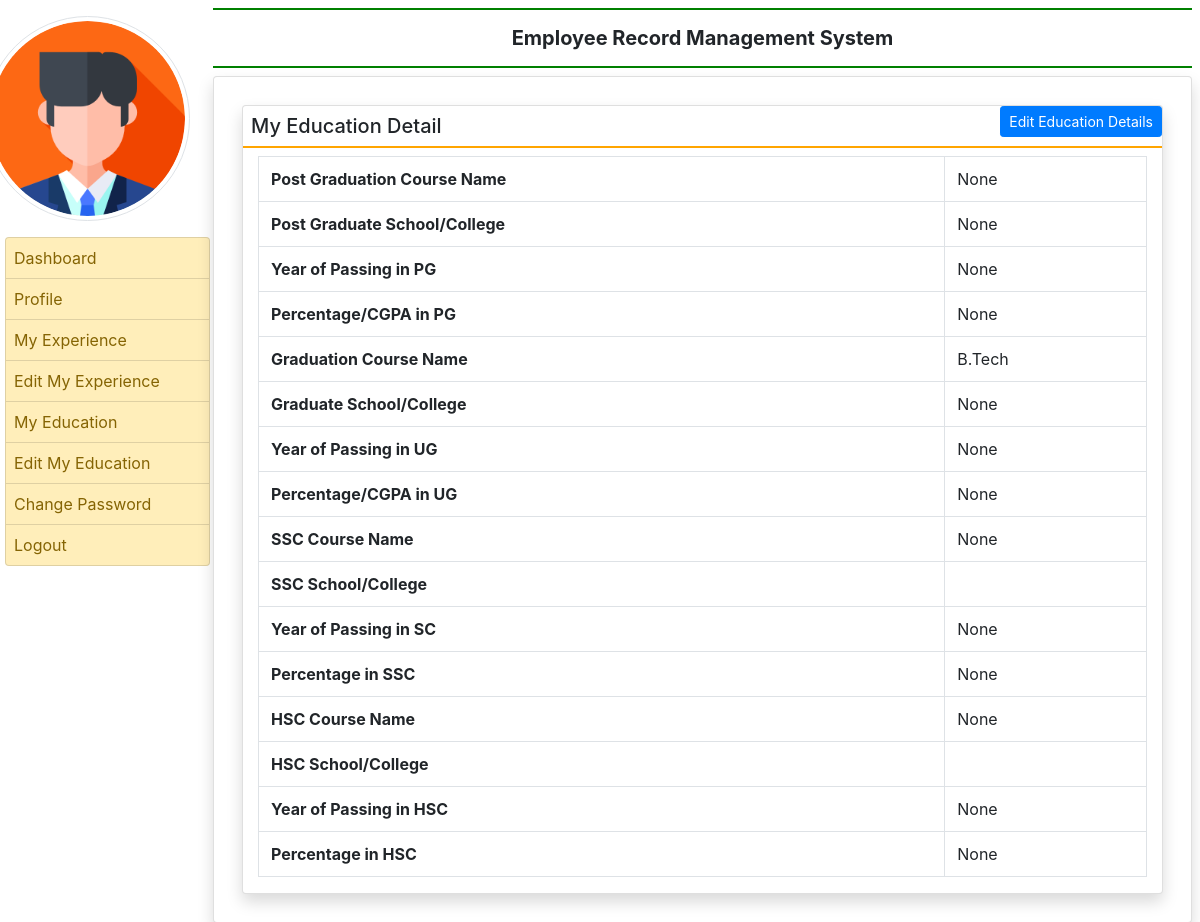
The app's page /my_education (signed in) with its own data.
### employee/models.py (models this page shows, shortened)
class EmployeeEducation(models.Model):
    user=models.ForeignKey(User,on_delete=models.CASCADE)
    coursepg=models.CharField(max_length=100,null=True)
    schoolclgpg=models.CharField(max_length=200,null=True)
    yearofpassingpg=models.CharField(max_length=20,null=True)
    percentagepg=models.CharField(max_length=30,null=True)
    coursegra=models.CharField(max_length=100,null=True)
    schoolclggra=models.CharField(max_length=200,null=True)
    yearofpassinggra=models.CharField(max_length=20,null=True)
    percentagegra=models.CharField(max_length=30,null=True)
    coursessc=models.CharField(max_length=100,null=True)
    schoolclgssc=models.CharField(max_length=200,null=True)
    yearofpassingssc=models.CharField(max_length=20,null=True)
    percentagessc=models.CharField(max_length=30,null=True)
    coursehsc=models.CharField(max_length=100,null=True)
    schoolclghsc=models.CharField(max_length=200,null=True)
    yearofpassinghsc=models.CharField(max_length=20,null=True)
    percentagehsc=models.CharField(max_length=30,null=True)

### employee/views.py (the view)
# urls.py: path('my_education', my_education,name='my_education'),
def my_education(request):
    if not request.user.is_authenticated:
        return redirect('emp_login')
    user=request.user
    education=EmployeeEducation.objects.get(user=user)
    return render(request,'my_education.html',locals())

### employee/templates/my_education.html
{% extends 'emp_base.html' %}
{% block main %}
<div class="card shadow m-2">
    <div clas="card-body">
        <a href="{% url 'edit_myeducation' %}" class="btn btn-primary float-right btn-sm">Edit Education Details</a>
        <h5 class="p-2" style="border-bottom :2px solid orange">My Education Detail</h5>
        <div class="container-fluid">
            <table class="table table-bordered">
                <tr>
                    <th>Post Graduation Course Name</th>
                    <td>{{education.coursepg}}</td>
                </tr>
                <tr>
                    <th>Post Graduate School/College </th>
                    <td>{{education.schoolclgpg}}</td>
                </tr>
                <tr>
                    <th>Year of Passing in PG</th>
                    <td>{{education.yearofpassingpg}}</td>
                </tr>
                <tr>
                    <th>Percentage/CGPA in PG</th>
                    <td>{{education.percentagepg}}</td>
                </tr>
                <tr>
                    <th>Graduation Course Name</th>
                    <td>{{education.coursegra}}</td>
                </tr>
                <tr>
                    <th>Graduate School/College </th>
                    <td>{{education.schoolclggra}}</td>
                </tr>
                <tr>
                    <th>Year of Passing in UG</th>
                    <td>{{education.yearofpassinggra}}</td>
                </tr>
                <tr>
                    <th>Percentage/CGPA in UG</th>
                    <td>{{education.percentagegra}}</td>
                </tr>
                <tr>
                    <th>SSC Course Name</th>
                    <td>{{education.coursessc}}</td>
                </tr>
                <tr>
                    <th>SSC School/College </th>
                    <td>{{education.cschoolclgssc}}</td>
                </tr>
                <tr>
                    <th>Year of Passing in SC</th>
                    <td>{{education.yearofpassingssc}}</td>
                </tr>
                <tr>
                    <th>Percentage in SSC</th>
                    <td>{{education.percentagessc}}</td>
                </tr>
                <tr>
                    <th>HSC Course Name</th>
                    <td>{{education.coursehsc}}</td>
                </tr>
                <tr>
                    <th>HSC School/College </th>
                    <td>{{education.cschoolclghsc}}</td>
                </tr>
                <tr>
                    <th>Year of Passing in HSC</th>
                    <td>{{education.yearofpassinghsc}}</td>
                </tr>
                <tr>
                    <th>Percentage in HSC</th>
                    <td>{{education.percentagehsc}}</td>
                </tr>
            </table>
        </div>
    </div>
</div>
{% endblock %}

### employee/templates/emp_base.html (shortened to what this page needs)
{% load static %}
<html>
    <head>
            <link rel="stylesheet" href="https://cdn.jsdelivr.net/npm/bootstrap@4.6.2/dist/css/bootstrap.min.css">
        <link rel="stylesheet" href="https://use.fontawesome.com/releases/v5.7.0/css/all.css">
    </head>
    <body>
        <div class=""container-fluid>
            <div class="row">
                <div class="col-sm-2 p-0">
                    <center>
                        <img src="{% static 'images/icon.png'%}" width="'100" height="100" class="img-thumbnail rounded-circle my-3">
                    </center>
                    <div class="list-group">
                        <a href="{% url 'emp_home' %}" class="list-group-item list-group-item-warning list-group-item-action {% if request.path == '/emp_home/'%} active {% endif %}">Dashboard</a>
                        <a href="{% url 'profile' %}" class="list-group-item list-group-item-warning list-group-item-action {% if request.path == '/profile/'%} active {% endif %}">Profile</a>
                        <a href="{% url 'my_experience' %}" class="list-group-item list-group-item-warning list-group-item-action {% if request.path == '/my_experience/'%} active {% endif %}">My Experience</a>
                        <a href="{% url 'edit_myexperience' %}" class="list-group-item list-group-item-warning list-group-item-action {% if request.path == '/edit_myexperience/'%} active {% endif %}">Edit My Experience</a>
                        <a href="{% url 'my_education' %}" class="list-group-item list-group-item-warning list-group-item-action {% if request.path == '/my_education/'%} active {% endif %}">My Education</a>
                        <a href="{% url 'edit_myeducation' %}" class="list-group-item list-group-item-warning list-group-item-action {% if request.path == '/edit_myeducation/'%} active {% endif %}">Edit My Education</a>
                        <a href="{% url 'change_password' %}" class="list-group-item list-group-item-warning list-group-item-action {% if request.path == '/change_password/'%} active {% endif %}">Change Password</a>
                        <a href="{% url 'logout' %}" class="list-group-item list-group-item-warning list-group-item-action">Logout</a>
                    </div>
                </div>
                <div class="col-sm-10 p-0S">
                    <div class="container-fluid p-2">
                        <h5 class="text-center p-3 font-weight-bold " style="border-bottom : 2px solid green ; border-top : 2px solid green">Employee Record Management System</h5>
                        <div class="card shadow" style="min-height : 89vh">
                            <div class="card-body">
                                {% block main %}
                                    {% endblock %}
                            </div>
                        </div>
                    </div>
                </div>
            </div>
        </div>
    </body>
</html>

### employee/templates/emp_base.html (style rules this page uses)
.list-group-item { padding:8px !important; margin-left: 20px; }

### records on screen
EmployeeEducation: coursepg "None", schoolclgpg "None", yearofpassingpg "None", percentagepg "None", coursegra "B.Tech", schoolclggra "None", yearofpassinggra "None", percentagegra "None", coursessc "None", yearofpassingssc "None", percentagessc "None", coursehsc "None", yearofpassinghsc "None", percentagehsc "None"
